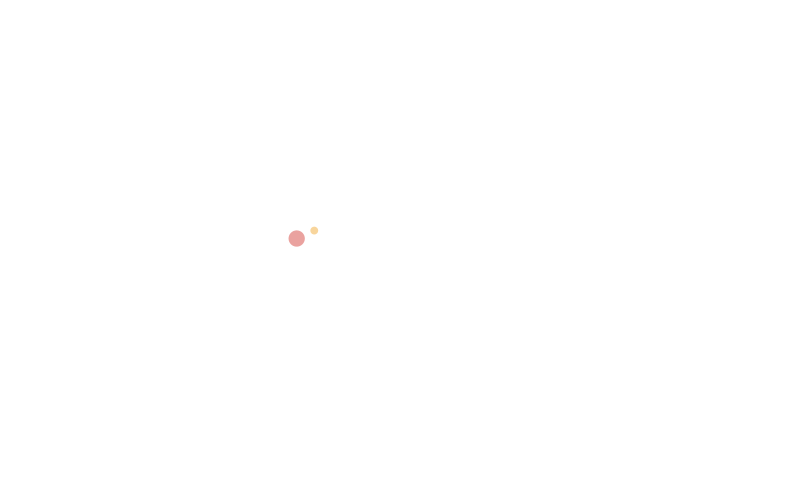
Frame 1 (no input)
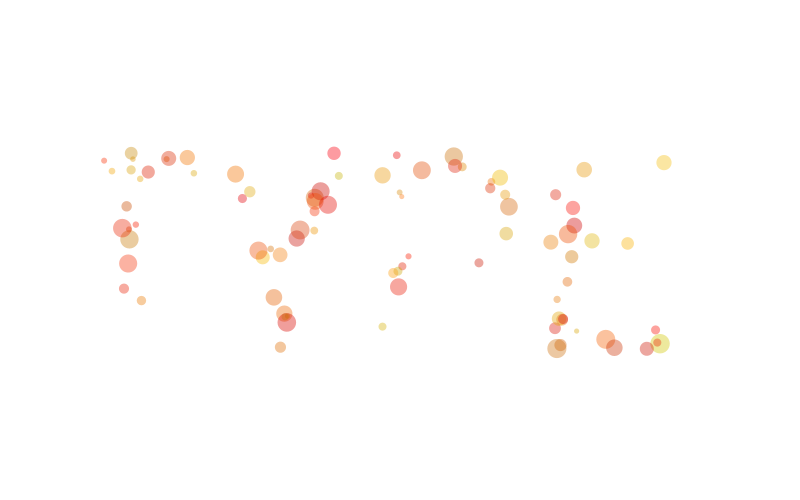
Frame 60 (the mouse pressed at the canvas centre just before this capture)
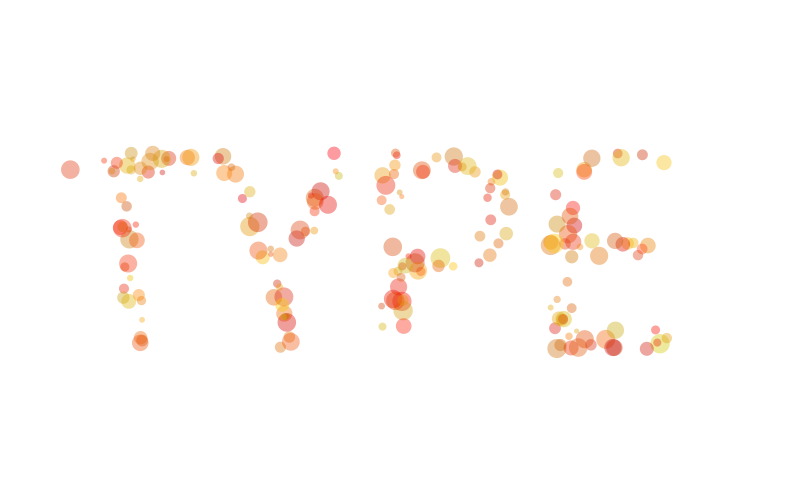
Frame 120 (the mouse held since frame 60 and released just before this capture)

The Processing sketch that drew these frames (run headless with seeded random() and noise(); from frame 60 on, the mouse is pressed at the canvas centre):

// Processing sketch: class04_text_02
// ── class04_text_02.pde
PGraphics pg;

void setup() {
  size(800, 500);
  background(255);
  pg = createGraphics(width,height);
  pg.beginDraw();
  pg.background(255);
  pg.fill(0);
  pg.textSize(300);
  pg.text("TYPE", 50, 350);
  pg.endDraw();
}

void draw() {
  noStroke();
  for (int i = 0; i<20; i++) {
    float x = random(width);
    float y = random(height);
    color c = pg.get( int(x), int(y));
    if (brightness(c) < 128) {
      fill(random(200, 255), random(200), random(20), 100);
      float size = random(5, 20);
      ellipse(x, y, size, size);
    } else {
      //fill(255, 255, 255);
    }
  }
  //image(pg, mouseX, mouseY);
}
